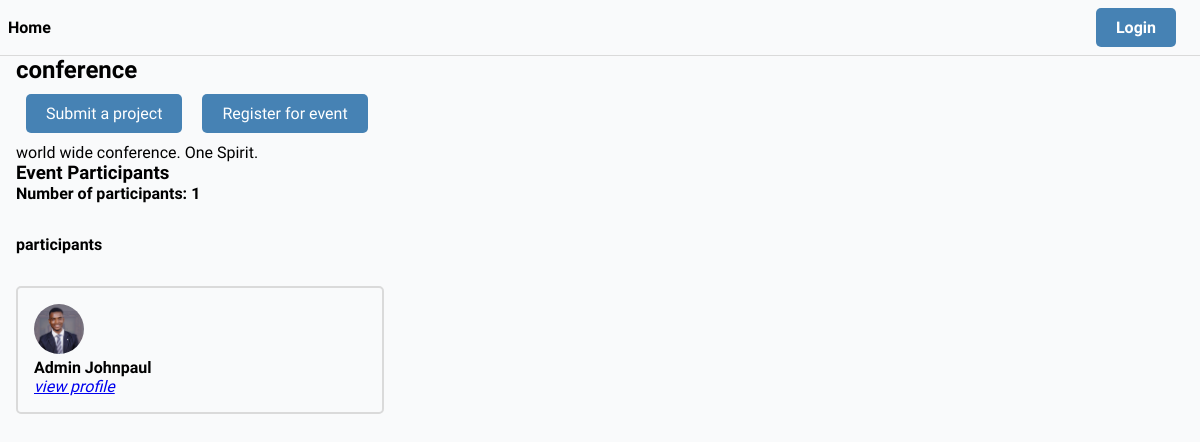
Screenshot of /event/6bbd9fcb-3b78-4c6b-80bd-5dfed9363a7b/ with the database file from the repository.
### core/models.py (models this page shows, shortened)
class Event(models.Model):
    name = models.CharField(max_length=200)
    description = models.TextField( null=True, blank=True)
    participants = models.ManyToManyField(User, blank=True, related_name='events')
    start_date = models.DateTimeField(null=True)
    end_date = models.DateTimeField(null=True)
    registration_deadline = models.DateTimeField(null=True)
    updated = models.DateTimeField(auto_now=True)
    created = models.DateTimeField(auto_now_add=True)
    id = models.UUIDField(primary_key=True, editable=False, unique=True, default=uuid.uuid4)

### users/models.py (models this page shows, shortened)
class User(AbstractUser):
    username = models.CharField(max_length=100, null=True, blank=True)
    name = models.CharField(max_length=100)
    email = models.EmailField(unique=True)
    bio = models.TextField(null= True, blank=True)
    hackthon_participant = models.BooleanField(default=True, null=False)
    avatar = ResizedImageField(size = [200, 200] ,default = 'avatars/profile.jpeg', null=True)
    id = models.UUIDField(primary_key=True, editable=False, unique=True, default=uuid.uuid4)
    USERNAME_FIELD = 'email' #makes username exempted
    REQUIRED_FIELDS = ['username']    #a must use when you use USERNAME_FIELD

### core/views.py (the view, shortened to what this page needs)
# urls.py: path('event/<uuid:pk>/', EventView.as_view(), name='event'),
class EventView(View):
    def get(self, request, pk):
        try:
            event = Event.objects.get(id=pk)
            user = request.user
            if(user.is_authenticated):
                submitted = Submission.objects.filter(participant = request.user, event=event).exists()
                print('submitted> > > :   ', submitted)
            else:
                submitted = False
        except Event.DoesNotExist:
            messages.warning(request, "event not found")
            return redirect(request.META.get("HTTP_REFERER", '/'))
        context = {
            'event':event,
            'submitted':submitted
        }
        return render(request, 'core/event.html', context)

### templates/core/event.html (shortened to what this page needs)
{% extends 'base.html' %}
{% block content %}
{% load social_share %}
<h2>{{event.name}}</h3>
<div class="event-action-wrapper">
    {% if submitted %}
    <p class="text-success" style="align-self: center; font-weight: bold;">You have submitted a project for this event! |</p>
    {% else %}
    <a class= "btn btn-primary" href="{% url 'project-submission' event.id %}">Submit a project</a>
    {% endif %}
    {% if user not in event.participants.all  %}
    <a class= "btn btn-primary" href="{% url 'confirm-event' event.id %}">Register for event</a>
    {% elif not submitted %}
    <form  method="POST">
        {% csrf_token %}
        <input class="btn btn-warning" type="submit" value="Cancel registration">
    </form>
    {% else %}
    <p class="text-success" style="align-self: center; font-weight: bold;">|  You have registered for this event!</p>
{% endif %}
</div>
<p>{{event.description|urlize|linebreaks}}</p>
<div>
    <h3>Event Participants</h3>
        <h4>Number of participants: {{event.participants.all.count}}</h4>
    <section class="section">
        <h4>participants</h4>
        <div class="users-list section">
            {% for user in event.participants.all %}
                <div class="user-wrapper">
                    <img src="{{user.avatar.url}}" class="avatar" alt="{{user.name}}">
                <h4>{{user.name}}</h4>
                 <a href="{% url 'user-profile' user.id %}"><i>view profile</i></a>
                </div>
            {% endfor %}
        </div>
    </section>
</div>
{% endblock content %}

### static/css/main.css (style rules this page uses)
* { padding: 0; margin: 0; box-sizing: border-box; font-family: 'Readex Pro'; background-color: rgb(249, 250, 251); }
body { width: 100%; }
.users-list { display: grid; grid-template-columns: 1fr 1fr 1fr; gap: 2em; }
.user-wrapper { border-radius: 5px; border: solid 2px #dadada; padding: 1em; }
.avatar { width: 50px; height: 50px; object-fit: cover; border-radius: 50%; }
.btn { padding: 10px 20px; border-radius: 5px; background-color: rgb(204, 204, 204); text-decoration: none; display: block; width: fit-content; margin: 10px; }
.btn-primary { background-color: steelblue; color: #fff !important; }
.event-action-wrapper { display: flex; flex-wrap: wrap; }
.section { margin: 2em 0; }

### rows the page displays
Event: name "conference", description "world wide conference. One Spirit.", participants.all.count "1"
User: avatar (picture), name "Admin Johnpaul"
